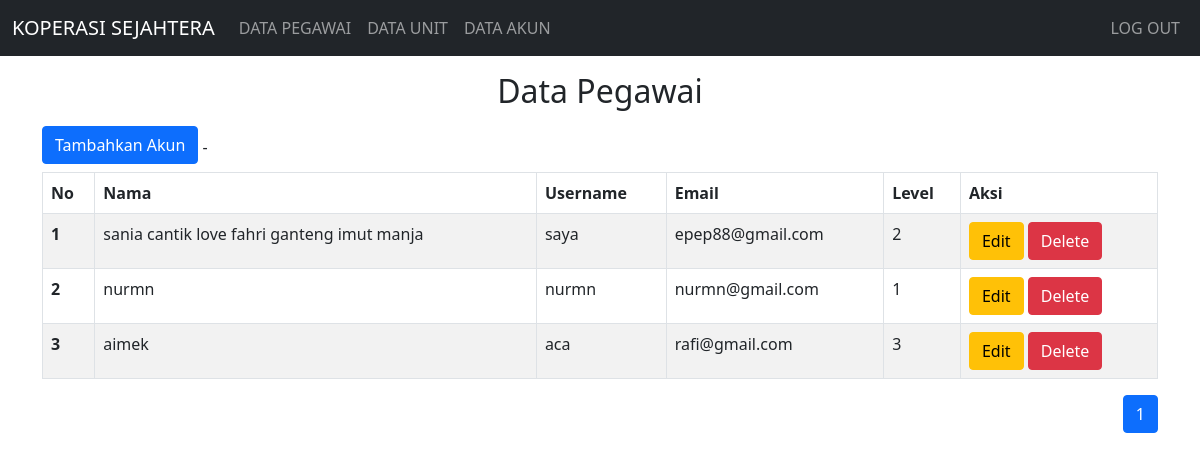
Screenshot of /modules/akun/dataakun.php (signed in) with the database file from the repository.
### tables this page shows
CREATE TABLE `akun` (
  `idakun` int(20) NOT NULL,
  `nama` varchar(100) NOT NULL,
  `username` varchar(100) NOT NULL,
  `email` varchar(100) NOT NULL,
  `password` varchar(255) NOT NULL,
  `level` varchar(5) NOT NULL
);

### config/controller.php (called while the page is built, shortened)
<?php
include "database.php";
function select($query)
{
    global $db;
    $result = mysqli_query($db, $query);
    $rows = [];
    while ($row = mysqli_fetch_assoc($result)) {
        $rows[] = $row;
    }
    return $rows;
}

### modules/akun/dataakun.php (the view, shortened to what this page needs)
<?php
include '../../layout/header.php';
    $stokDataPerhalaman = 5;
    $stokData = count(select("SELECT * FROM akun"));
    $stokHalaman = ceil($stokData / $stokDataPerhalaman);
    $halamanAktif = (isset($_GET['halaman']) ? $_GET['halaman'] : 1);
    $awalData = ($stokDataPerhalaman * $halamanAktif) - $stokDataPerhalaman;
    $data_akun = select("SELECT * FROM akun ORDER BY idakun DESC LIMIT $awalData, $stokDataPerhalaman");
?>
<!DOCTYPE html>
<html lang="en">
<head>
</head>
<body>
    <h2 class="text-center mt-3 mb-3">Data Pegawai</h2>
    <div class="container">
        <a href="tambahakun.php" class="btn btn-primary mb-2">Tambahkan Akun</a>
        <table class="table table-striped table-bordered">
            <thead>
                <tr>
                    <th scope="col">No</th>
                    <th scope="col">Nama</th>
                    <th scope="col">Username</th>
                    <th scope="col">Email</th>
                    <th scope="col">Level</th>
                    <th scope="col">Aksi</th>
                </tr>
            </thead>
            <tbody>
                <?php foreach ($data_akun as $akun) :
                      $no = isset($no) ? $no + 1 : 1; ?>
                    <tr>
                        <th scope="row"> <?= $no ?> </th>
                        <td><?= $akun['nama']; ?> </td>
                        <td><?= $akun['username']; ?> </td>
                        <td><?= $akun['email']; ?> </td>
                        <td><?= $akun['level']; ?> </td>
                        <td>
                            <a href="editakun.php?idakun=<?= $akun['idakun']; ?>" class="btn btn-warning">Edit</a>
                            <a href="hapusakun.php?idakun=<?= $akun['idakun']; ?>" class="btn btn-danger" onclick="return confirm('apakan anda yakin untuk menghapus ini')">Delete</a>
                        </td>
                    </tr>
                    <?php endforeach; ?>
            </tbody>-
        </table>
        <div class="mt-2 justify-content-end d-flex">
            <nav aria-label="Page navigation example">
                <ul class="pagination">
                    <?php for ($i = 1; $i <= $stokHalaman; $i++) : ?>
                        <li class="page-item <?= ($i == $halamanAktif) ? 'active' : ''; ?>">
                            <a class="page-link" href="?halaman=<?= $i; ?>"><?= $i; ?></a>
                        </li>
                    <?php endfor; ?>
                </ul>
            </nav>
        </div>
</body>
</html>

### rows the page displays
akun: no "1", nama "sania cantik love fahri ganteng imut manja", username "saya", email "epep88@gmail.com", level "2"
akun: no "2", nama "nurmn", username "nurmn", email "nurmn@gmail.com", level "1"
akun: no "3", nama "aimek", username "aca", email "rafi@gmail.com", level "3"
